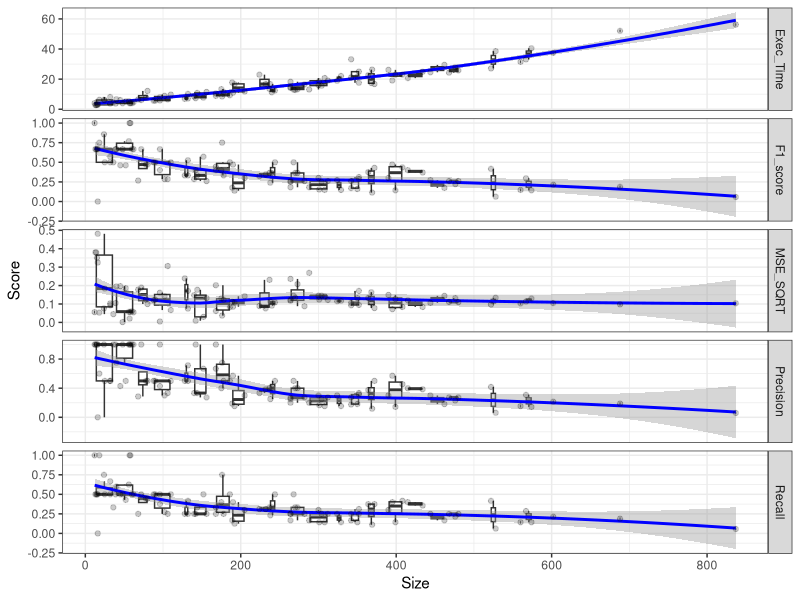
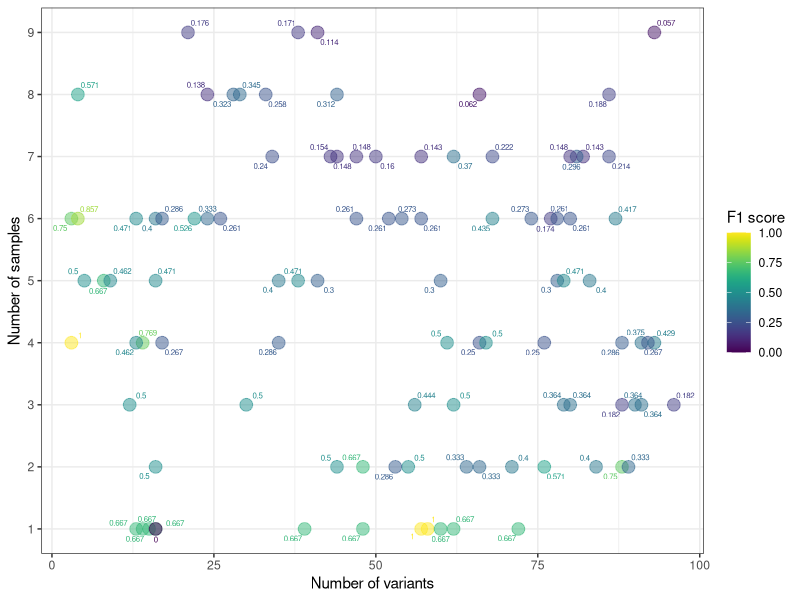
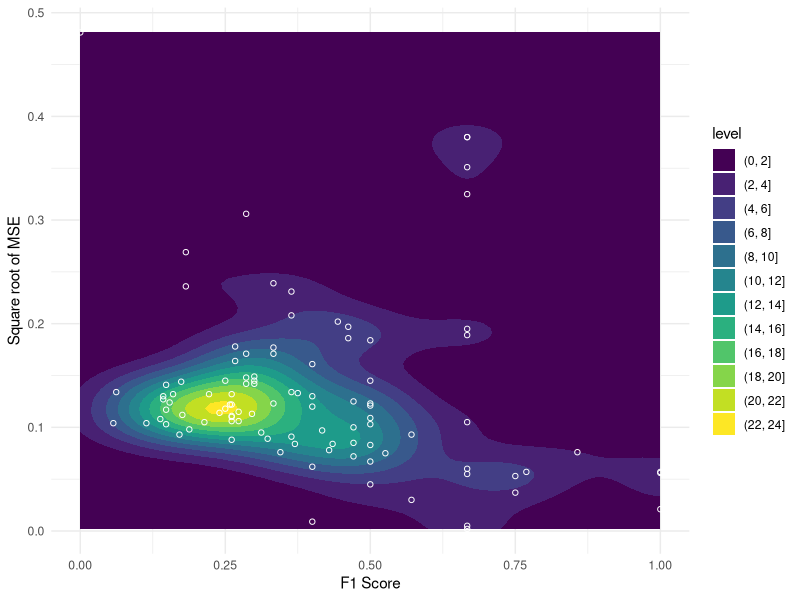
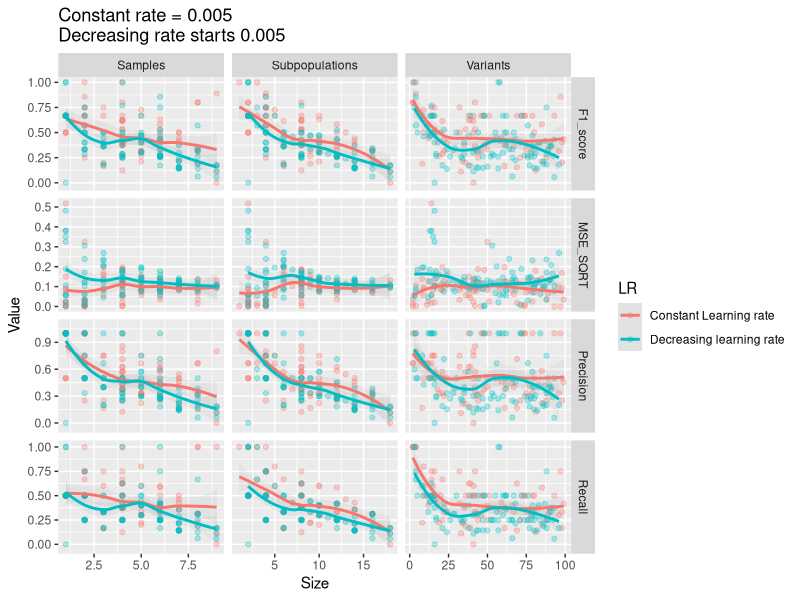

R code for these plots, in order:
library(here)
setwd(here())

library(tidyverse)
library(viridis)
library(ggrepel)

tests = read_tsv('./test_results/Test_results_dlr2.tsv')
tests = tests %>% mutate(Size = Variants * Samples)

tests1 = read_tsv('./test_results/Test_results_fixed_lr.tsv')
tests1 = tests1 %>% mutate(Size = Variants * Samples)

tests_long = tests %>% 
  filter(MSE_SQRT <= 1) %>%
  select(Size, Exec_Time, F1_score, MSE_SQRT, Precision, Recall) %>%
  pivot_longer(-Size, names_to='Test', values_to='Score')

plot_1 = tests_long %>%
  ggplot(aes(Size, Score)) +
  geom_boxplot(aes(group = cut_width(Size, 25)), outlier.alpha = 0) +
  geom_smooth(color = "blue") +
  geom_point(alpha = 0.2) +
  facet_grid(Test ~ ., scales = "free_y") +
  theme_bw()

ggsave('./img/Size_effect_dlr.png', height = 8, width = 6)

plot_2 = tests %>% ggplot(aes(Variants, Samples, color=F1_score, label=F1_score)) + 
  geom_point(size = 4, alpha = 0.5) +
  geom_text_repel(size = 2) +
  scale_color_viridis(name = "F1 score") +
  scale_y_continuous(breaks = 1:10, minor_breaks = F) +
  xlab('Number of variants') +
  ylab('Number of samples') +
  theme_bw()

ggsave('./img/F1_Size.png', height = 6, width = 6)

plot_3 = tests %>% filter(MSE_SQRT <= 1) %>% ggplot(aes(F1_score, MSE_SQRT)) +
  geom_density2d_filled() +
  geom_point(shape = 1, color = "white") +
  theme_minimal() +
  xlab('F1 Score') +
  ylab('Square root of MSE')

ggsave('./img/F1_MSE.png', height = 6, width = 6)

tests_long_2 = tests %>% 
  filter(MSE_SQRT <= 1) %>%
  select(Variants, Samples, Subpopulations, Precision, Recall, F1_score, MSE_SQRT) %>%
  pivot_longer(-c(Variants, Samples, Subpopulations),names_to='Score', values_to='Value') %>%
  pivot_longer(-c(Score, Value), names_to='Dimention', values_to='Size')
tests_long_2$LR = 'Decreasing learning rate'

tests_long_1 = tests1 %>% 
  filter(MSE_SQRT <= 1) %>%
  select(Variants, Samples, Subpopulations, Precision, Recall, F1_score, MSE_SQRT) %>%
  pivot_longer(-c(Variants, Samples, Subpopulations),names_to='Score', values_to='Value') %>%
  pivot_longer(-c(Score, Value), names_to='Dimention', values_to='Size')
tests_long_1$LR = 'Constant Learning rate'

tests_long = rbind(tests_long_1, tests_long_2)

plot_4 = tests_long %>% ggplot(aes(Size, Value, color = LR)) +
  geom_point(alpha=0.3) +
  geom_smooth(alpha = 0.1) +
  facet_grid(Score ~ Dimention, scales = 'free') +
  ggtitle('Constant rate = 0.005\nDecreasing rate starts 0.005')

ggsave('./img/Score_vs_size_dr005.png', height = 6, width = 6)

plot_5 = tests %>% ggplot(aes(Variants, Subpopulations)) + 
  geom_point(alpha = 0.3) +
  geom_abline(slope = 2)
